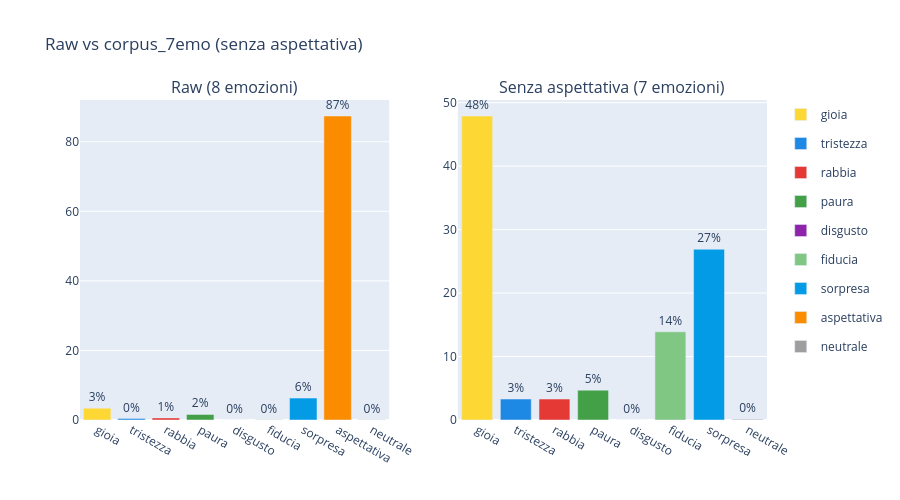

The notebook cell this image was saved under:
### Markdown cell above
## Passo 1 — Rimozione di aspettativa (corpus_7emo)

Come `corpus_sei_emo` in ItEm (che escludeva fiducia e attese), escludiamo aspettativa
per vedere la struttura emotiva sottostante. Non è il metodo finale — serve a esplorare.

### Code cell
df_7emo    = detect_emotions(df_corpus, df_tokens, df_elita_orig, emotions=SEVEN_EMOTIONS)
counts_7   = df_7emo['dominant_emotion'].value_counts()

fig = make_subplots(rows=1, cols=2,
    subplot_titles=['Raw (8 emozioni)','Senza aspettativa (7 emozioni)'],
    horizontal_spacing=0.1)
for col_idx,(df_r,emos) in enumerate([(df_raw,BASIC_EMOTIONS),(df_7emo,SEVEN_EMOTIONS)],start=1):
    counts = df_r['dominant_emotion'].value_counts()
    for e in emos+['neutrale']:
        n = counts.get(e,0)
        fig.add_trace(go.Bar(name=e, x=[e], y=[round(n/total*100,1)],
            marker_color=EMOTION_COLORS.get(e,'#999'),
            showlegend=(col_idx==1), legendgroup=e,
            text=['{:.0f}%'.format(n/total*100)], textposition='outside'),
            row=1, col=col_idx)
fig.update_layout(title='Raw vs corpus_7emo (senza aspettativa)',
                  barmode='group', height=500)
fig.show()

print('Senza aspettativa emergono sorpresa ({:.0f}%) e gioia ({:.0f}%)'.format(
    counts_7.get('sorpresa',0)/total*100, counts_7.get('gioia',0)/total*100))

### Figure 1 — Plotly figure (JSON) as saved in the notebook; plotly's stock layout.template omitted (floating-point values rounded to 4 significant figures)
{"data": [{"legendgroup": "gioia", "marker": {"color": "#FDD835"}, "name": "gioia", "showlegend": true, "text": ["3%"], "textposition": "outside", "type": "bar", "x": ["gioia"], "xaxis": "x", "y": [3.4], "yaxis": "y"}, {"legendgroup": "tristezza", "marker": {"color": "#1E88E5"}, "name": "tristezza", "showlegend": true, "text": ["0%"], "textposition": "outside", "type": "bar", "x": ["tristezza"], "xaxis": "x", "y": [0.4], "yaxis": "y"}, {"legendgroup": "rabbia", "marker": {"color": "#E53935"}, "name": "rabbia", "showlegend": true, "text": ["1%"], "textposition": "outside", "type": "bar", "x": ["rabbia"], "xaxis": "x", "y": [0.6], "yaxis": "y"}, {"legendgroup": "paura", "marker": {"color": "#43A047"}, "name": "paura", "showlegend": true, "text": ["2%"], "textposition": "outside", "type": "bar", "x": ["paura"], "xaxis": "x", "y": [1.6], "yaxis": "y"}, {"legendgroup": "disgusto", "marker": {"color": "#8E24AA"}, "name": "disgusto", "showlegend": true, "text": ["0%"], "textposition": "outside", "type": "bar", "x": ["disgusto"], "xaxis": "x", "y": [0.0], "yaxis": "y"}, {"legendgroup": "fiducia", "marker": {"color": "#81C784"}, "name": "fiducia", "showlegend": true, "text": ["0%"], "textposition": "outside", "type": "bar", "x": ["fiducia"], "xaxis": "x", "y": [0.1], "yaxis": "y"}, {"legendgroup": "sorpresa", "marker": {"color": "#039BE5"}, "name": "sorpresa", "showlegend": true, "text": ["6%"], "textposition": "outside", "type": "bar", "x": ["sorpresa"], "xaxis": "x", "y": [6.3], "yaxis": "y"}, {"legendgroup": "aspettativa", "marker": {"color": "#FB8C00"}, "name": "aspettativa", "showlegend": true, "text": ["87%"], "textposition": "outside", "type": "bar", "x": ["aspettativa"], "xaxis": "x", "y": [87.4], "yaxis": "y"}, {"legendgroup": "neutrale", "marker": {"color": "#9E9E9E"}, "name": "neutrale", "showlegend": true, "text": ["0%"], "textposition": "outside", "type": "bar", "x": ["neutrale"], "xaxis": "x", "y": [0.1], "yaxis": "y"}, {"legendgroup": "gioia", "marker": {"color": "#FDD835"}, "name": "gioia", "showlegend": false, "text": ["48%"], "textposition": "outside", "type": "bar", "x": ["gioia"], "xaxis": "x2", "y": [47.9], "yaxis": "y2"}, {"legendgroup": "tristezza", "marker": {"color": "#1E88E5"}, "name": "tristezza", "showlegend": false, "text": ["3%"], "textposition": "outside", "type": "bar", "x": ["tristezza"], "xaxis": "x2", "y": [3.3], "yaxis": "y2"}, {"legendgroup": "rabbia", "marker": {"color": "#E53935"}, "name": "rabbia", "showlegend": false, "text": ["3%"], "textposition": "outside", "type": "bar", "x": ["rabbia"], "xaxis": "x2", "y": [3.3], "yaxis": "y2"}, {"legendgroup": "paura", "marker": {"color": "#43A047"}, "name": "paura", "showlegend": false, "text": ["5%"], "textposition": "outside", "type": "bar", "x": ["paura"], "xaxis": "x2", "y": [4.7], "yaxis": "y2"}, {"legendgroup": "disgusto", "marker": {"color": "#8E24AA"}, "name": "disgusto", "showlegend": false, "text": ["0%"], "textposition": "outside", "type": "bar", "x": ["disgusto"], "xaxis": "x2", "y": [0.0], "yaxis": "y2"}, {"legendgroup": "fiducia", "marker": {"color": "#81C784"}, "name": "fiducia", "showlegend": false, "text": ["14%"], "textposition": "outside", "type": "bar", "x": ["fiducia"], "xaxis": "x2", "y": [13.9], "yaxis": "y2"}, {"legendgroup": "sorpresa", "marker": {"color": "#039BE5"}, "name": "sorpresa", "showlegend": false, "text": ["27%"], "textposition": "outside", "type": "bar", "x": ["sorpresa"], "xaxis": "x2", "y": [26.9], "yaxis": "y2"}, {"legendgroup": "neutrale", "marker": {"color": "#9E9E9E"}, "name": "neutrale", "showlegend": false, "text": ["0%"], "textposition": "outside", "type": "bar", "x": ["neutrale"], "xaxis": "x2", "y": [0.1], "yaxis": "y2"}], "layout": {"annotations": [{"font": {"size": 16}, "showarrow": false, "text": "Raw (8 emozioni)", "x": 0.225, "xanchor": "center", "xref": "paper", "y": 1.0, "yanchor": "bottom", "yref": "paper"}, {"font": {"size": 16}, "showarrow": false, "text": "Senza aspettativa (7 emozioni)", "x": 0.775, "xanchor": "center", "xref": "paper", "y": 1.0, "yanchor": "bottom", "yref": "paper"}], "barmode": "group", "height": 500, "title": {"text": "Raw vs corpus_7emo (senza aspettativa)"}, "xaxis": {"anchor": "y", "domain": [0.0, 0.45]}, "xaxis2": {"anchor": "y2", "domain": [0.55, 1.0]}, "yaxis": {"anchor": "x", "domain": [0.0, 1.0]}, "yaxis2": {"anchor": "x2", "domain": [0.0, 1.0]}}}
